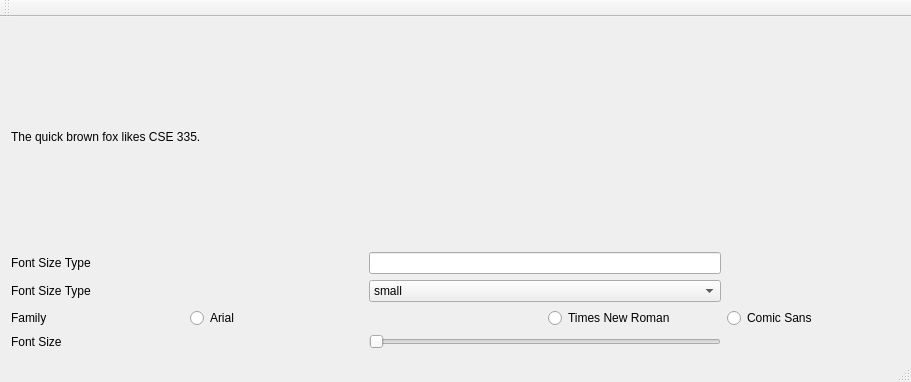
<?xml version="1.0" encoding="UTF-8"?>
<ui version="4.0">
 <class>MainWindow</class>
 <widget class="QMainWindow" name="MainWindow">
  <property name="geometry">
   <rect>
    <x>0</x>
    <y>0</y>
    <width>911</width>
    <height>382</height>
   </rect>
  </property>
  <property name="windowTitle">
   <string>MainWindow</string>
  </property>
  <widget class="QWidget" name="centralWidget">
   <layout class="QVBoxLayout" name="verticalLayout">
    <item>
     <layout class="QGridLayout" name="gridLayout">
      <item row="3" column="1" colspan="2">
       <widget class="MyRadioButton" name="radioButtonArial">
        <property name="text">
         <string>Arial</string>
        </property>
       </widget>
      </item>
      <item row="3" column="4">
       <widget class="MyRadioButton" name="radioButtonSans">
        <property name="text">
         <string>Comic Sans</string>
        </property>
       </widget>
      </item>
      <item row="1" column="2" colspan="2">
       <widget class="AlexLineEdit" name="lineEdit"/>
      </item>
      <item row="1" column="0" colspan="2">
       <widget class="QLabel" name="label">
        <property name="text">
         <string>Font Size Type</string>
        </property>
       </widget>
      </item>
      <item row="3" column="3">
       <widget class="MyRadioButton" name="radioButtonRoman">
        <property name="text">
         <string>Times New Roman</string>
        </property>
       </widget>
      </item>
      <item row="0" column="0" colspan="5">
       <widget class="QLabel" name="labelfox">
        <property name="text">
         <string>The quick brown fox likes CSE 335.</string>
        </property>
       </widget>
      </item>
      <item row="3" column="0">
       <widget class="QLabel" name="label_3">
        <property name="text">
         <string>Family</string>
        </property>
       </widget>
      </item>
      <item row="2" column="2" colspan="2">
       <widget class="MyFontComboBox" name="comboBox">
        <item>
         <property name="text">
          <string>small</string>
         </property>
        </item>
        <item>
         <property name="text">
          <string>medium</string>
         </property>
        </item>
        <item>
         <property name="text">
          <string>big</string>
         </property>
        </item>
       </widget>
      </item>
      <item row="4" column="0">
       <widget class="QLabel" name="label_4">
        <property name="text">
         <string>Font Size</string>
        </property>
       </widget>
      </item>
      <item row="4" column="2" colspan="2">
       <widget class="MyHorizontalSlider" name="horizontalSlider">
        <property name="orientation">
         <enum>Qt::Horizontal</enum>
        </property>
       </widget>
      </item>
      <item row="2" column="0" colspan="2">
       <widget class="QLabel" name="label_2">
        <property name="text">
         <string>Font Size Type</string>
        </property>
       </widget>
      </item>
     </layout>
    </item>
   </layout>
  </widget>
  <widget class="QMenuBar" name="menuBar">
   <property name="geometry">
    <rect>
     <x>0</x>
     <y>0</y>
     <width>911</width>
     <height>21</height>
    </rect>
   </property>
  </widget>
  <widget class="QToolBar" name="mainToolBar">
   <attribute name="toolBarArea">
    <enum>TopToolBarArea</enum>
   </attribute>
   <attribute name="toolBarBreak">
    <bool>false</bool>
   </attribute>
  </widget>
  <widget class="QStatusBar" name="statusBar"/>
 </widget>
 <layoutdefault spacing="6" margin="11"/>
 <customwidgets>
  <customwidget>
   <class>AlexLineEdit</class>
   <extends>QLineEdit</extends>
   <header>alexlineedit.h</header>
  </customwidget>
  <customwidget>
   <class>MyFontComboBox</class>
   <extends>QComboBox</extends>
   <header location="global">myfontcombobox.h</header>
  </customwidget>
  <customwidget>
   <class>MyRadioButton</class>
   <extends>QRadioButton</extends>
   <header location="global">myradiobutton.h</header>
  </customwidget>
  <customwidget>
   <class>MyHorizontalSlider</class>
   <extends>QSlider</extends>
   <header location="global">myhorizontalslider.h</header>
  </customwidget>
 </customwidgets>
 <resources/>
 <connections/>
</ui>
